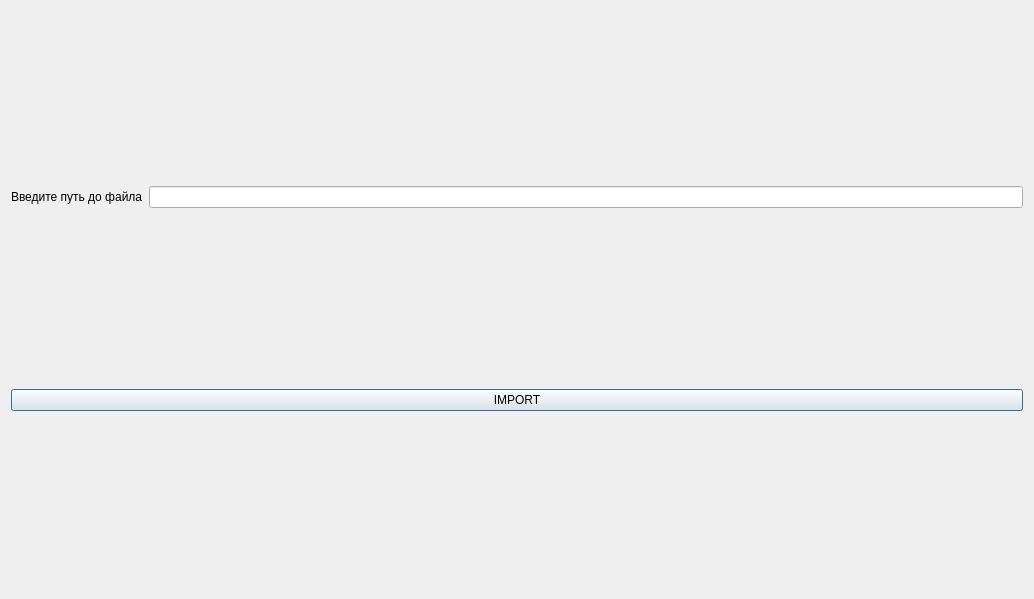
<?xml version="1.0" encoding="UTF-8"?>
<ui version="4.0">
 <class>Imp</class>
 <widget class="QDialog" name="Imp">
  <property name="geometry">
   <rect>
    <x>0</x>
    <y>0</y>
    <width>1034</width>
    <height>599</height>
   </rect>
  </property>
  <property name="windowTitle">
   <string>Dialog</string>
  </property>
  <layout class="QVBoxLayout" name="verticalLayout">
   <item>
    <layout class="QHBoxLayout" name="horizontalLayout">
     <item>
      <widget class="QLabel" name="label">
       <property name="text">
        <string>Введите путь до файла</string>
       </property>
      </widget>
     </item>
     <item>
      <widget class="QLineEdit" name="lineEdit"/>
     </item>
    </layout>
   </item>
   <item>
    <widget class="QPushButton" name="pushButton">
     <property name="text">
      <string>IMPORT</string>
     </property>
    </widget>
   </item>
  </layout>
 </widget>
 <resources/>
 <connections/>
</ui>
